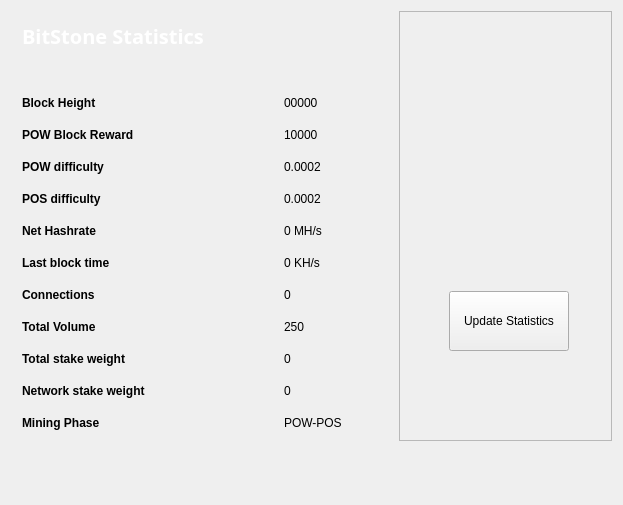
<?xml version="1.0" encoding="UTF-8"?>
<ui version="4.0">
 <class>StatisticsPage</class>
 <widget class="QWidget" name="StatisticsPage">
  <property name="windowModality">
   <enum>Qt::NonModal</enum>
  </property>
  <property name="geometry">
   <rect>
    <x>0</x>
    <y>0</y>
    <width>623</width>
    <height>505</height>
   </rect>
  </property>
  <property name="windowTitle">
   <string>Digging</string>
  </property>
  <layout class="QGridLayout" name="gridLayout">
   <property name="sizeConstraint">
    <enum>QLayout::SetMaximumSize</enum>
   </property>
   <item row="0" column="1">
    <widget class="QFrame" name="frame">
     <property name="minimumSize">
      <size>
       <width>213</width>
       <height>0</height>
      </size>
     </property>
     <property name="frameShape">
      <enum>QFrame::StyledPanel</enum>
     </property>
     <property name="frameShadow">
      <enum>QFrame::Raised</enum>
     </property>
     <widget class="QPushButton" name="startButton">
      <property name="geometry">
       <rect>
        <x>50</x>
        <y>280</y>
        <width>120</width>
        <height>60</height>
       </rect>
      </property>
      <property name="sizePolicy">
       <sizepolicy hsizetype="Fixed" vsizetype="Fixed">
        <horstretch>0</horstretch>
        <verstretch>0</verstretch>
       </sizepolicy>
      </property>
      <property name="minimumSize">
       <size>
        <width>120</width>
        <height>60</height>
       </size>
      </property>
      <property name="autoFillBackground">
       <bool>false</bool>
      </property>
      <property name="styleSheet">
       <string notr="true"/>
      </property>
      <property name="text">
       <string>Update Statistics</string>
      </property>
     </widget>
     <widget class="QLabel" name="label">
      <property name="geometry">
       <rect>
        <x>10</x>
        <y>10</y>
        <width>191</width>
        <height>191</height>
       </rect>
      </property>
      <property name="text">
       <string/>
      </property>
      <property name="pixmap">
       <pixmap resource="../bitcoin.qrc">:/icons/coinbg</pixmap>
      </property>
      <property name="scaledContents">
       <bool>true</bool>
      </property>
     </widget>
    </widget>
   </item>
   <item row="0" column="0">
    <widget class="QFrame" name="stats_gridFrame_2">
     <layout class="QGridLayout" name="stats_gridLayout_4">
      <item row="3" column="0">
       <layout class="QFormLayout" name="stats_formLayout_2">
        <property name="fieldGrowthPolicy">
         <enum>QFormLayout::FieldsStayAtSizeHint</enum>
        </property>
        <property name="horizontalSpacing">
         <number>139</number>
        </property>
        <property name="verticalSpacing">
         <number>18</number>
        </property>
        <property name="rightMargin">
         <number>0</number>
        </property>
        <item row="1" column="0">
         <widget class="QLabel" name="label_14">
          <property name="text">
           <string>&lt;html&gt;&lt;head/&gt;&lt;body&gt;&lt;p&gt;&lt;span style=&quot; font-weight:600;&quot;&gt;Block Height&lt;/span&gt;&lt;/p&gt;&lt;/body&gt;&lt;/html&gt;</string>
          </property>
         </widget>
        </item>
        <item row="1" column="1">
         <widget class="QLabel" name="heightBox">
          <property name="text">
           <string>00000</string>
          </property>
         </widget>
        </item>
        <item row="2" column="0">
         <widget class="QLabel" name="label_12">
          <property name="text">
           <string>&lt;html&gt;&lt;head/&gt;&lt;body&gt;&lt;p&gt;&lt;span style=&quot; font-weight:600;&quot;color:#ffffff;&quot;&gt;POW Block Reward&lt;/span&gt;&lt;/p&gt;&lt;/body&gt;&lt;/html&gt;</string>
          </property>
         </widget>
        </item>
        <item row="2" column="1">
         <widget class="QLabel" name="rewardBox">
          <property name="text">
           <string>10000</string>
          </property>
         </widget>
        </item>
        <item row="3" column="0">
         <widget class="QLabel" name="label_13">
          <property name="text">
           <string>&lt;html&gt;&lt;head/&gt;&lt;body&gt;&lt;p&gt;&lt;span style=&quot; font-weight:600;&quot;&gt;POW difficulty&lt;/span&gt;&lt;/p&gt;&lt;/body&gt;&lt;/html&gt;</string>
          </property>
         </widget>
        </item>
        <item row="3" column="1">
         <widget class="QLabel" name="diffBox">
          <property name="text">
           <string>0.0002</string>
          </property>
         </widget>
        </item>
        <item row="4" column="0">
         <widget class="QLabel" name="label_9">
          <property name="text">
           <string>&lt;html&gt;&lt;head/&gt;&lt;body&gt;&lt;p&gt;&lt;span style=&quot; font-weight:600;&quot;&gt;POS difficulty&lt;/span&gt;&lt;/p&gt;&lt;/body&gt;&lt;/html&gt;</string>
          </property>
         </widget>
        </item>
        <item row="4" column="1">
         <widget class="QLabel" name="diffBox2">
          <property name="text">
           <string>0.0002</string>
          </property>
         </widget>
        </item>
        <item row="5" column="1">
         <widget class="QLabel" name="pawrateBox">
          <property name="text">
           <string>0 MH/s</string>
          </property>
         </widget>
        </item>
        <item row="6" column="0">
         <widget class="QLabel" name="label3_2">
          <property name="sizePolicy">
           <sizepolicy hsizetype="Preferred" vsizetype="Maximum">
            <horstretch>0</horstretch>
            <verstretch>0</verstretch>
           </sizepolicy>
          </property>
          <property name="text">
           <string>&lt;html&gt;&lt;head/&gt;&lt;body&gt;&lt;p&gt;&lt;span style=&quot; font-weight:600;&quot;&gt;Last block time&lt;/span&gt;&lt;/p&gt;&lt;/body&gt;&lt;/html&gt;</string>
          </property>
         </widget>
        </item>
        <item row="6" column="1">
         <widget class="QLabel" name="localBox">
          <property name="text">
           <string>0 KH/s</string>
          </property>
         </widget>
        </item>
        <item row="7" column="0">
         <widget class="QLabel" name="label1_2">
          <property name="text">
           <string>&lt;html&gt;&lt;head/&gt;&lt;body&gt;&lt;p&gt;&lt;span style=&quot; font-weight:600;&quot;&gt;Connections&lt;/span&gt;&lt;/p&gt;&lt;/body&gt;&lt;/html&gt;</string>
          </property>
         </widget>
        </item>
        <item row="7" column="1">
         <widget class="QLabel" name="connectionBox">
          <property name="text">
           <string>0</string>
          </property>
         </widget>
        </item>
        <item row="8" column="0">
         <widget class="QLabel" name="label_8">
          <property name="text">
           <string>&lt;html&gt;&lt;head/&gt;&lt;body&gt;&lt;p&gt;&lt;span style=&quot; font-weight:600;&quot;&gt;Total Volume&lt;/span&gt;&lt;/p&gt;&lt;/body&gt;&lt;/html&gt;</string>
          </property>
         </widget>
        </item>
        <item row="8" column="1">
         <widget class="QLabel" name="volumeBox">
          <property name="text">
           <string>250</string>
          </property>
         </widget>
        </item>
        <item row="9" column="0">
         <widget class="QLabel" name="label_10">
          <property name="text">
           <string>&lt;html&gt;&lt;head/&gt;&lt;body&gt;&lt;p&gt;&lt;span style=&quot; font-weight:600;&quot;&gt;Total stake weight&lt;/span&gt;&lt;/p&gt;&lt;/body&gt;&lt;/html&gt;</string>
          </property>
         </widget>
        </item>
        <item row="9" column="1">
         <widget class="QLabel" name="minBox">
          <property name="text">
           <string>0</string>
          </property>
         </widget>
        </item>
        <item row="10" column="0">
         <widget class="QLabel" name="label_11">
          <property name="text">
           <string>&lt;html&gt;&lt;head/&gt;&lt;body&gt;&lt;p&gt;&lt;span style=&quot; font-weight:600;&quot;&gt;Network stake weight&lt;/span&gt;&lt;/p&gt;&lt;/body&gt;&lt;/html&gt;</string>
          </property>
         </widget>
        </item>
        <item row="10" column="1">
         <widget class="QLabel" name="maxBox">
          <property name="text">
           <string>0</string>
          </property>
         </widget>
        </item>
        <item row="11" column="0">
         <widget class="QLabel" name="label_15">
          <property name="text">
           <string>&lt;html&gt;&lt;head/&gt;&lt;body&gt;&lt;p&gt;&lt;span style=&quot; font-weight:600;&quot;&gt;Mining Phase&lt;/span&gt;&lt;/p&gt;&lt;/body&gt;&lt;/html&gt;</string>
          </property>
         </widget>
        </item>
        <item row="11" column="1">
         <widget class="QLabel" name="cBox">
          <property name="text">
           <string>POW-POS</string>
          </property>
         </widget>
        </item>
        <item row="5" column="0">
         <widget class="QLabel" name="label_16">
          <property name="text">
           <string>&lt;html&gt;&lt;head/&gt;&lt;body&gt;&lt;p&gt;&lt;span style=&quot; font-weight:600;&quot;&gt;Net Hashrate&lt;/span&gt;&lt;/p&gt;&lt;/body&gt;&lt;/html&gt;</string>
          </property>
         </widget>
        </item>
       </layout>
      </item>
      <item row="1" column="0">
       <layout class="QHBoxLayout" name="horizontalLayout_4">
        <property name="spacing">
         <number>7</number>
        </property>
        <item>
         <widget class="QLabel" name="label_5">
          <property name="font">
           <font>
            <family>Open Sans,sans-serif</family>
           </font>
          </property>
          <property name="text">
           <string>&lt;html&gt;&lt;head/&gt;&lt;body&gt;&lt;p&gt;&lt;span style=&quot; font-size:20px; font-weight:600; color:#ffffff;&quot;&gt;BitStone Statistics&lt;/span&gt;&lt;/p&gt;&lt;/body&gt;&lt;/html&gt;</string>
          </property>
         </widget>
        </item>
        <item>
         <spacer name="horizontalSpacer_2">
          <property name="orientation">
           <enum>Qt::Horizontal</enum>
          </property>
          <property name="sizeHint" stdset="0">
           <size>
            <width>40</width>
            <height>20</height>
           </size>
          </property>
         </spacer>
        </item>
       </layout>
      </item>
      <item row="2" column="0">
       <spacer name="verticalSpacer_2">
        <property name="orientation">
         <enum>Qt::Vertical</enum>
        </property>
        <property name="sizeHint" stdset="0">
         <size>
          <width>20</width>
          <height>40</height>
         </size>
        </property>
       </spacer>
      </item>
     </layout>
    </widget>
   </item>
   <item row="1" column="0">
    <spacer name="verticalSpacer">
     <property name="orientation">
      <enum>Qt::Vertical</enum>
     </property>
     <property name="sizeHint" stdset="0">
      <size>
       <width>20</width>
       <height>40</height>
      </size>
     </property>
    </spacer>
   </item>
  </layout>
 </widget>
 <layoutdefault spacing="6" margin="11"/>
 <resources/>
 <connections/>
</ui>
